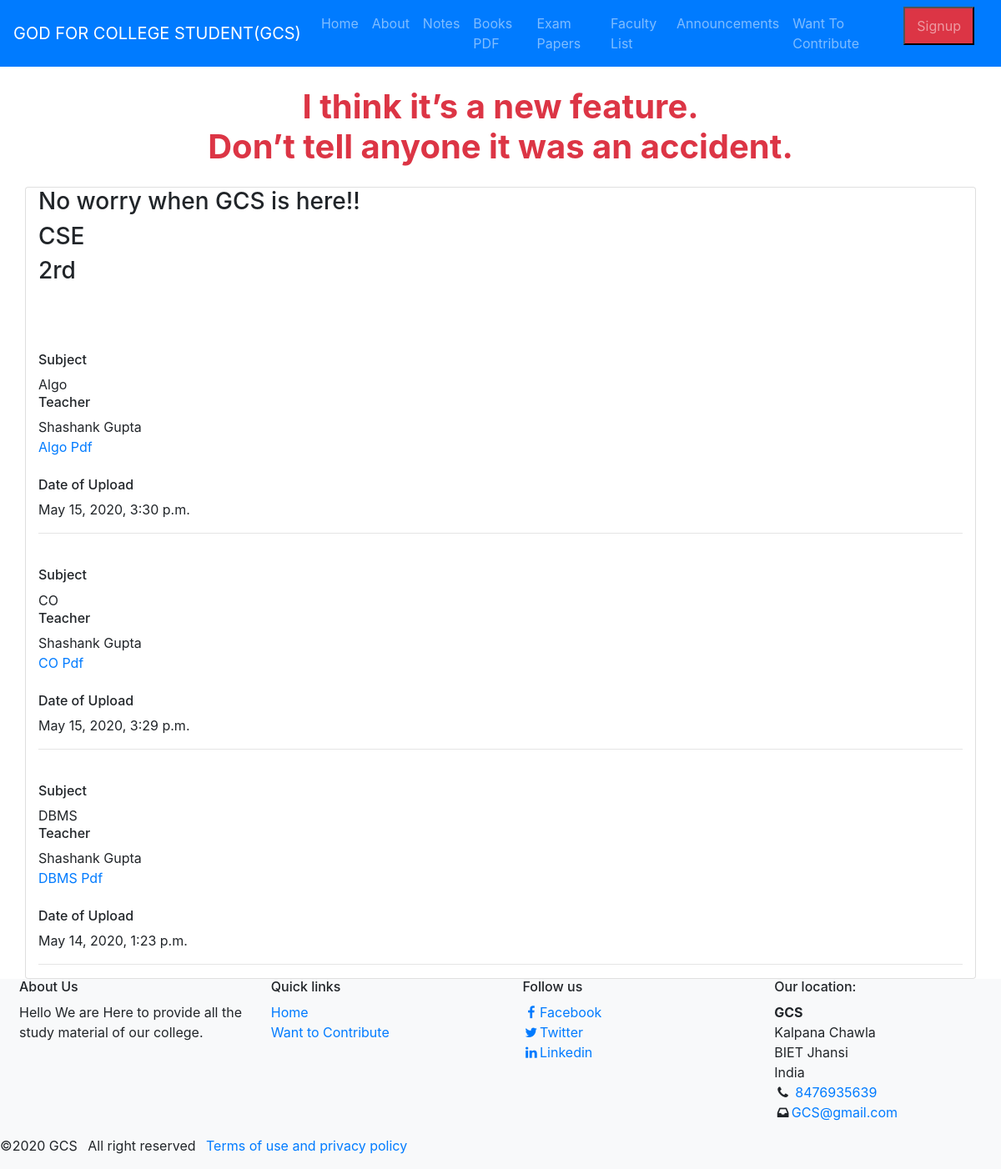
/notes/2/CSE, run on an earlier commit of the app's database.
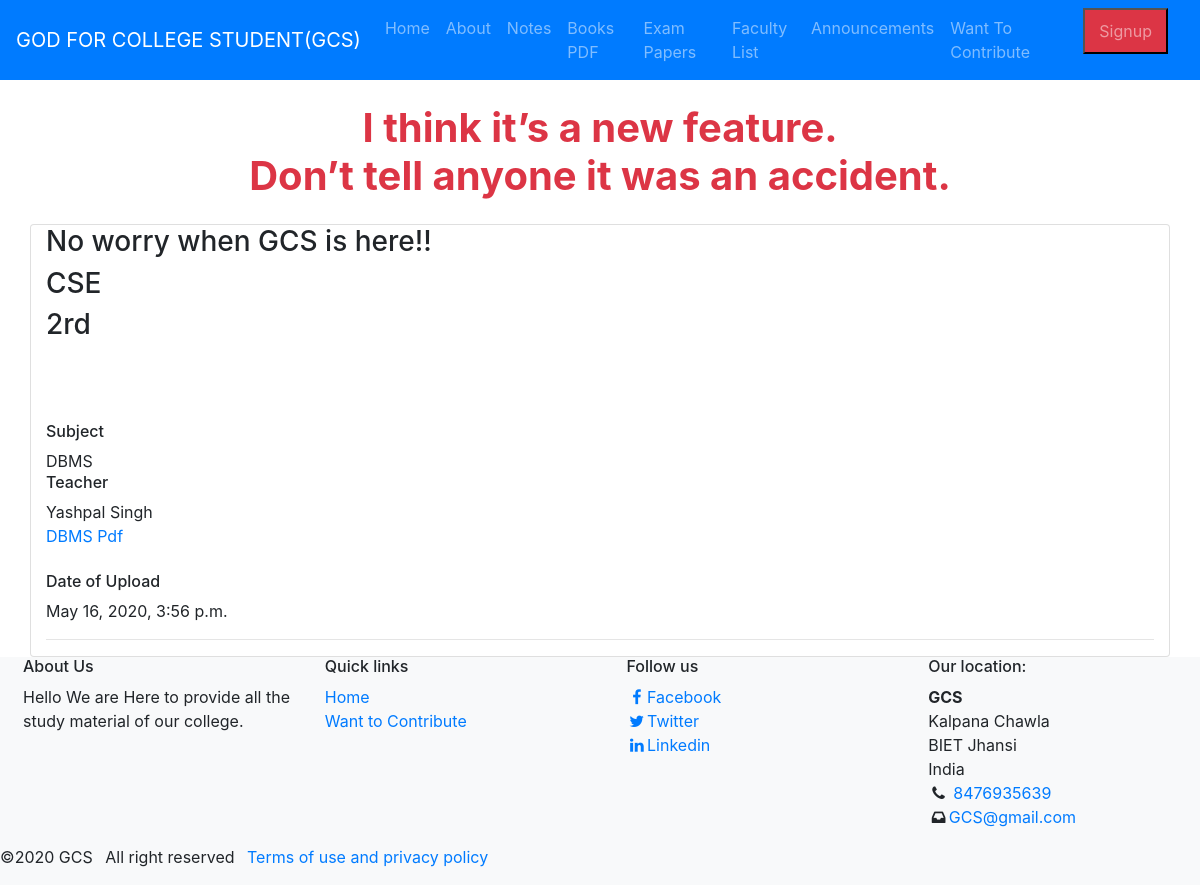
And on a later commit of the database.
### Notes/models.py (models this page shows)
class Notes(models.Model):
	subject=models.CharField(max_length=50)
	teacher=models.ForeignKey(Teacher, on_delete=models.CASCADE)
	data=models.FileField(upload_to="document/")
	Date_of_upload=models.DateTimeField(default=timezone.now)
	branch=models.CharField(
        max_length=10,
        choices=Branch_choice,
        default=0,)
	year=models.IntegerField(choices=year_choice, default=1,)
	upvote=models.IntegerField(default=0)
	downvote=models.IntegerField(default=0)

class Teacher(models.Model):
	Name=models.CharField(max_length=50)
	Department=models.CharField(max_length=50)
	Mobile=models.BigIntegerField()
	Email=models.EmailField(null=True)
	def __str__(self):
		return self.Name

### Notes/views.py (the view)
# urls.py: path('notes/<int:year>/<str:branch>',views.notesyrbranch, name='notesyrbranch'),
def notesyrbranch(request ,year, branch):
	notes_cs_details = Notes.objects.filter(branch=branch).filter(year=year).order_by('subject')
	return render(request,'Notes/notes.html/',{'notes_cs_details':notes_cs_details,'year':year,'branch':branch})

### Notes/templates/Notes/notes.html
{% extends "Notes/base.html" %}
{% load static %}
{% block content %}
<div class="text-center m-2 text-danger"><H1 class="m-4"><strong>I think it’s a new feature. <br>
 Don’t tell anyone it was an accident.</strong></H1>
</div>
<div class="container card">
	<h3> No worry when GCS is here!!
	<h3> {{branch}}</h3>
	<h3>{{year}}rd</h3>
	<br>
	<br>
	{% for notes in notes_cs_details %}
	<br>
	<h6>Subject</h6>
	{{ notes.subject }}
	<br>
<h6>Teacher</h6>
	{{ notes.teacher }}
	<br>
	<a href="{{ notes.data.url }}">{{notes.subject}} Pdf</a>
	<br>
	<h6> Date of Upload</h6>
	{{ notes.Date_of_upload }}
	<br>
<hr>
	{% endfor %}
</div
</div>
{% endblock content %}

### Notes/templates/Notes/base.html (shortened to what this page needs)
{% load static %}
	<!DOCTYPE html>
	<html>
	<head>
<link rel="stylesheet" type="text/css" href="{% static 'Notes/css/style.css' %}">
    <link rel="stylesheet" href="https://maxcdn.bootstrapcdn.com/bootstrap/4.0.0/css/bootstrap.min.css">
    <link rel="stylesheet" href="https://maxcdn.bootstrapcdn.com/font-awesome/4.7.0/css/font-awesome.min.css">
    <link rel="stylesheet" type="text/css" href="https://stackpath.bootstrapcdn.com/font-awesome/4.7.0/css/font-awesome.min.css">
<link rel="stylesheet" type="text/css" href="{% static 'Notes/css/style.css' %}">
	</head>
	<body>
    <body data-spy="scroll" data-target="#navScrollspy">
    	<nav class="navbar bg-primary navbar-dark navbar-expand-md ">
    		<a href="#" class="navbar-brand">GOD FOR COLLEGE STUDENT(GCS)</a>
    		<div class="collapse navbar-collapse" id="
    		navbarNav">
    		<ul class="navbar-nav" id="navScrollspy">
    			<li class="nav-item">
    				<a href="{% url 'home' %}" class="nav-link">Home</a>
    			</li>
    			<li class="nav-item">
    				<a href="#" class="nav-link">About</a>
    			</li>
    			<li class="nav-item">
    				<a href="{% url 'notes' %}" class="nav-link">Notes</a>
    			</li>
    			<li class="nav-item">
    				<a href="{% url 'books' %}" class="nav-link">Books PDF</a>
    			</li>
    			<li class="nav-item">
    				<a href="#" class="nav-link">Exam Papers</a>
    			</li>
    			<li class="nav-item">
    				<a href="#" class="nav-link">Faculty List</a>
    			</li>
    			<li class="nav-item">
    				<a href="#" class="nav-link">Announcements</a>
    			</li>
    			<li class="nav-item">
    				<a href="{% url 'Notes_form' %}" class="nav-link">Want To Contribute</a>
    			</li>
    			<li class="nav-item">
    				<button class="bg-danger float-right mx-3"> <a href="{% url 'signup' %}" class="nav-link">Signup</a></button>
    			</li>
    			</ul>
    		</div></nav>
       {% block content %}
       {% endblock %}
   <footer class="bg-light">
						<div class="continer">
							<div class="row ml-2">
                             <div class="col-12 col-sm-6 col-lg-3">
					         <h6>About Us</h6>
					         Hello We are Here to provide all the study material of our college.
					     </div>
								<div class="col-12 col-sm-6 col-lg-3">
							<h6>Quick links</h6>
							<ul class="list-unstyled">
								<li><a href="#">Home</a></li>
								<li><a href="#">Want to Contribute</a></li>
							</ul></div>
							<div class="col-12 col-sm-6 col-lg-3">
                             <h6>Follow us</h6>
                             <ul class="list-unstyled">
								<li><a href="#"><i class="fa fa-facebook fa-fw" aria-hidden="true"></i>Facebook</a></li>
								<li><a href="#"><i class="fa fa-twitter fa-fw" aria-hidden="true"></i>Twitter</a></li>
								<li><a href="#"><i class="fa fa-linkedin fa-fw" aria-hidden="true"></i>Linkedin</a></li>
							</ul>
					</div>
					<div class="col-12 col-sm-6 col-lg-3">
						<h6>Our location:</h6>
						<address>
							<strong>GCS</strong></br>
							Kalpana Chawla<br>
							BIET Jhansi<br>
							India<br>
							<i class="fa fa-phone fa-fw" aria-hidden="true"></i>
							<span class="sr-only">Mobile</span><a href="tel:+1217363600">8476935639</a><br>
							<i class="fa fa-inbox fa-fw" aria-hidden="true"></i><span class="sr-only">Mail</span><a href="mailto:info@Cameo.com">GCS@gmail.com</a>
						</address></div></div>
						<div class="row">
							<div class="col-12 col-sm-6 col-lg-9">
						<ul class="list-inline">
							<li class="list-inline-item">&copy;2020 GCS</li>
							<li class="list-inline-item">All right reserved</li>
							<li class="list-inline-item"><a href="#" data-toggle="modal" data-target="#modal">Terms of use and privacy policy</a></li>
						</ul></div>
						</div></div></div></div></footer>
	</body>
	</html>

What changed in the data, as far as the page shows it:
removed Notes: subject "Algo", teacher "Shashank Gupta", Date_of_upload "May 15, 2020, 3:30 p.m."
removed Notes: subject "CO", teacher "Shashank Gupta", Date_of_upload "May 15, 2020, 3:29 p.m."
removed Notes: subject "DBMS", teacher "Shashank Gupta", Date_of_upload "May 14, 2020, 1:23 p.m."
added Notes: branch "CSE", subject "DBMS", teacher "Yashpal Singh", Date_of_upload "May 16, 2020, 3:56 p.m."
Also different on the page:
{{ branch }}: "CSE" → (not shown)
